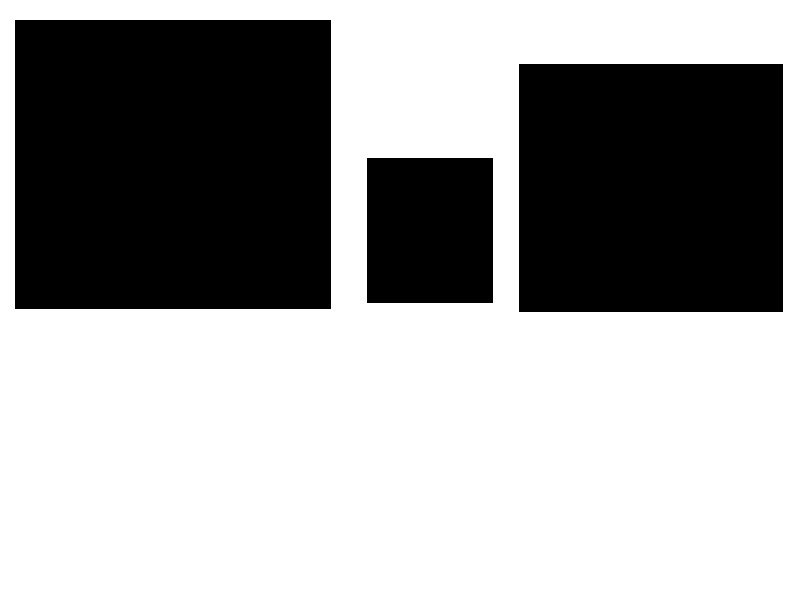
#> input picture 2 - Image Segmentation/shapes.jpg, 800 x 600 px
$ python 1_contours.py
#> lines starting #> are read from the running program, lines starting #| are printed output that depends on the picture; after the words box and inside, x2 and y2 are one past the last pixel; in counts of white or black regions, pixels touching at a corner belong together
import pandas as pd
import numpy as np
import cv2


# import a simple image with 3 black squares
image = cv2.imread('shapes.jpg')
#> image is the input picture: shape (600, 800, 3); min 0, max 255, mean 162
image = cv2.imread('shapes_donut.jpg')
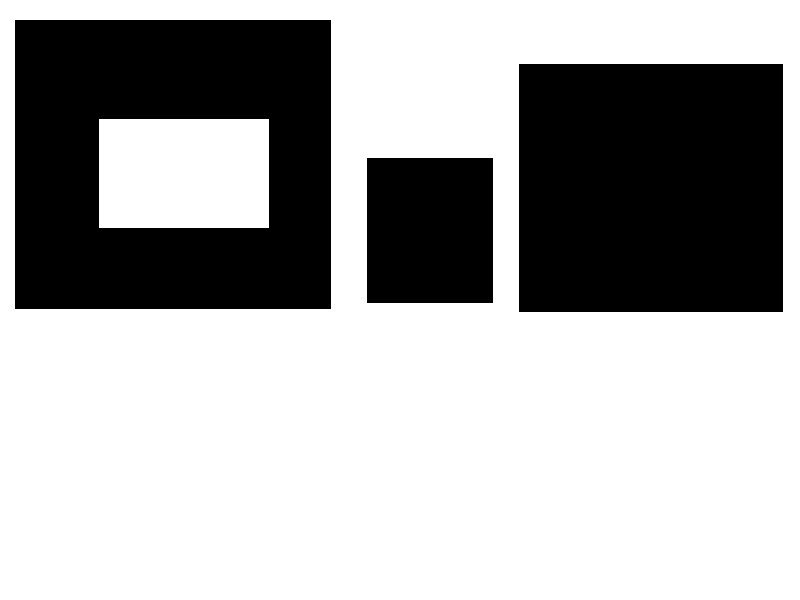
#> input picture 2 - Image Segmentation/shapes_donut.jpg, 800 x 600 px
#> image is the input picture: shape (600, 800, 3); min 0, max 255, mean 171.8
cv2.imshow('Original', image)
cv2.waitKey()

# grayscale
gray = cv2.cvtColor(image, cv2.COLOR_BGR2GRAY)

# Find canny edges
edged = cv2.Canny(gray, 30, 200)
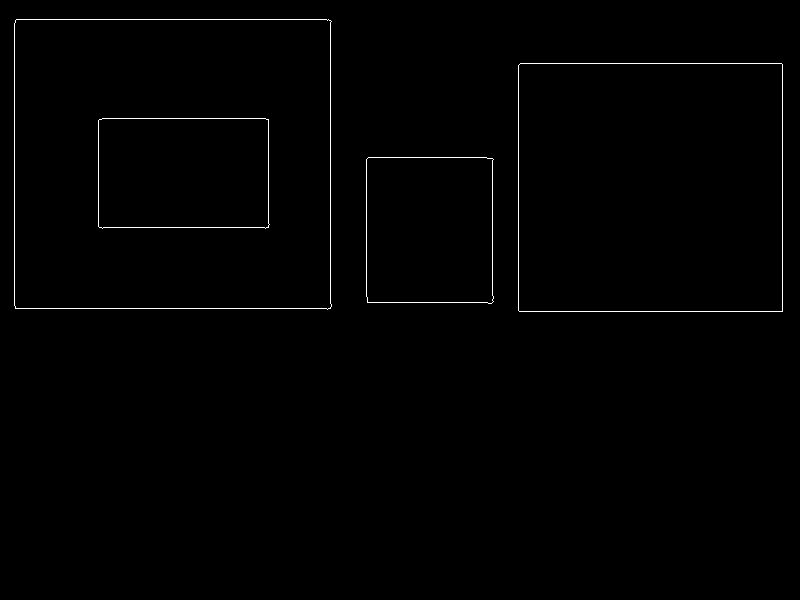
#> edged: shape (600, 800); 0.69% white in thin lines or dots, all inside (x1, y1, x2, y2) = (14, 19, 783, 312)
cv2.imshow('Canny Edges', edged)
cv2.waitKey()

# findíng contours
# use a copy of your image e.g edged.copy() since findContours alters the image
# findContours: image, Retrivial Mode, Approximation method
contours, hierarchy = cv2.findContours(edged, cv2.RETR_EXTERNAL, cv2.CHAIN_APPROX_NONE)
#> contours = 3 contours; box (x1, y1, x2, y2) and area: (14, 19, 332, 310) 91320, (518, 63, 783, 312) 65469, (366, 157, 494, 304) 18266
# APPROXIMATION METHODS
# CHAIN_APPROX_NONE: stores all the boundary points. But, we don't necessaraly nedd all.
# if the points form a straight line, we only need the start and ending points
# CHAIN_APPROX_SIMPLE: instead only provides these start and end points of boundary contours, thus resulting in much more efficient storage contour information
# HIERARCHY ON CONTOUR
# cv2.RETR_LIST: Retrieves all contours
# cv2.RETR_EXTERNAL: Retrieves all in a 2-level hierarchy
# cv2.RETR_COMP: Retrieves all in a 2-level hierarchy
# cv2.RETR_TREE: Retrieves all in full hierarchy


cv2.imshow('Canny Edges After Contouring', edged)
cv2.waitKey()

# OpenCV store contours in a list of lists
print(contours)
#> (printed output is left out)
print('Number of Contours found: {}'.format(str(len(contours))))
#| Number of Contours found: 3

# Draw all contours
# use -1 as the 3rd parameter to draw all
# 4th argument is the color
# 5th argument is the quantitity of contours
cv2.drawContours(image, contours, -1, (0,255,0), 3)
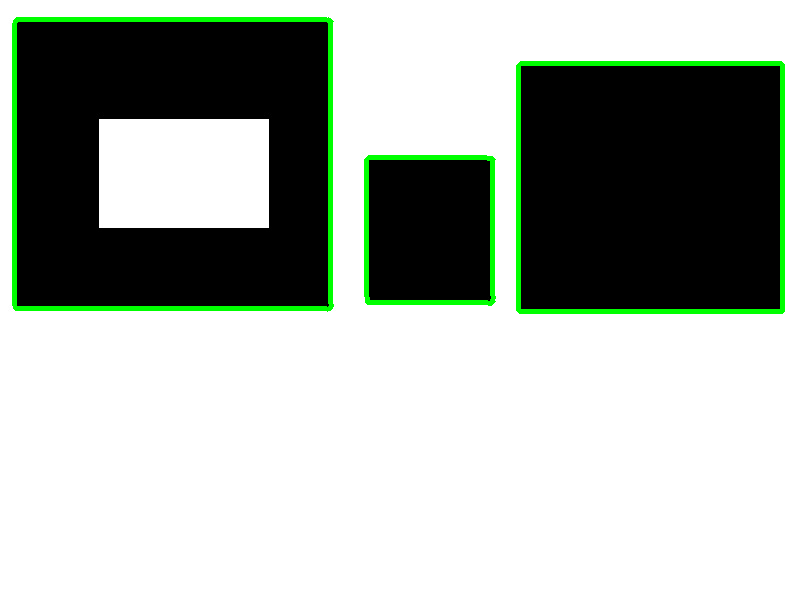
#> image: shape (600, 800, 3); 2.88% of pixels changed, all inside (x1, y1, x2, y2) = (12, 17, 785, 314)
cv2.imshow('Contours', image)
cv2.waitKey()
